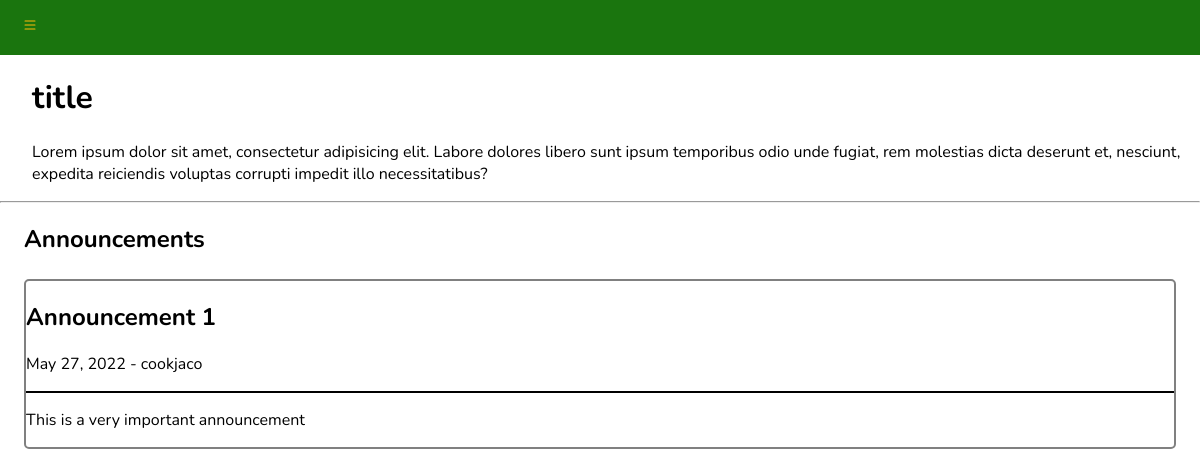
The page /student_portal/ on the database as committed earlier.
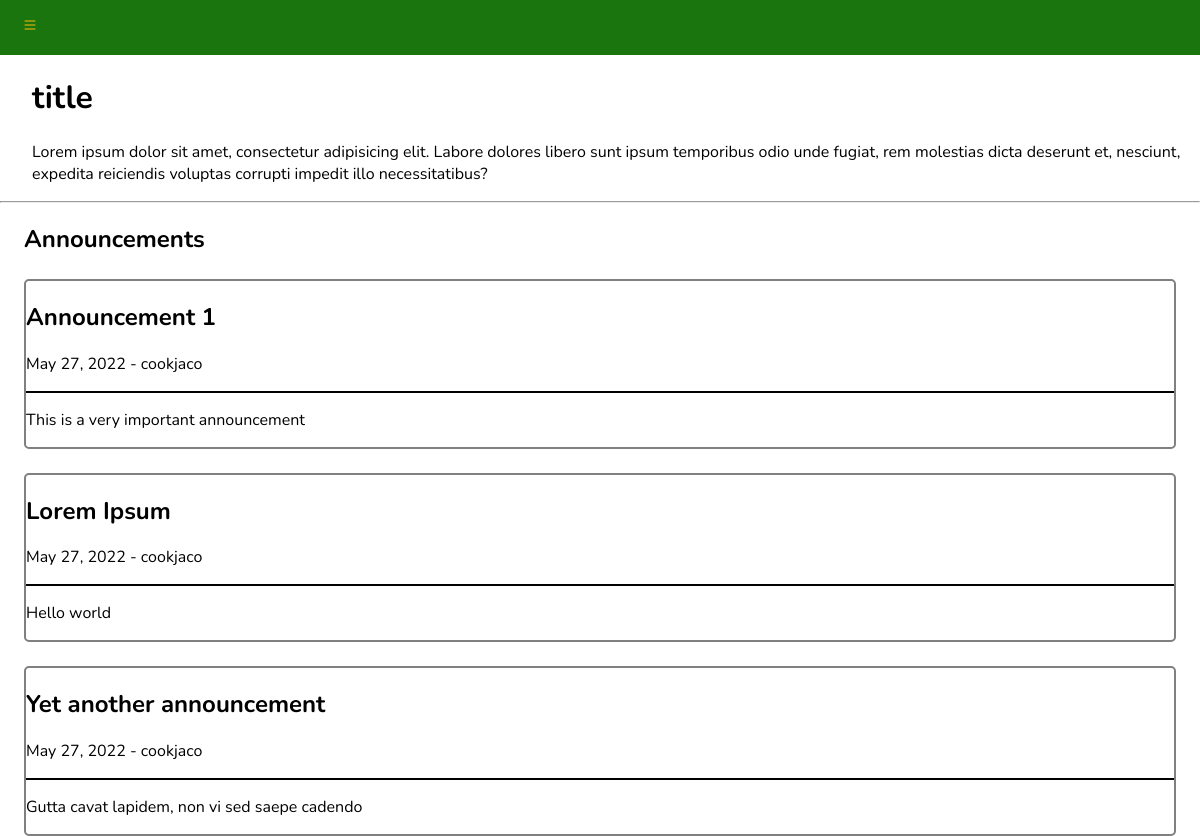
The same page on the database as committed later.
### student_portal/models.py (models this page shows)
class Announcement(models.Model):
  title = models.CharField(max_length=200)
  date = models.DateField(default=timezone.now)
  contents = models.CharField(max_length=2000)
  sender = models.ForeignKey(User, on_delete=models.CASCADE)
  class Meta:
    ordering = ["-date"]

### student_portal/views.py (the view)
# urls.py: path("", views.dashboard, name="dashboard"),
def dashboard(request):
  announcements = Announcement.objects.all()
  return render(request, "student_portal/dashboard.html", {"announcements": announcements})

### student_portal/templates/student_portal/dashboard.html (shortened to what this page needs)
{% extends 'base_2.html' %}
{% block content %}
<div class="flex-container">
  <div id="navbar">
    <div id="sidebar">
      <button onclick="expandNav()" id="menu-toggle">
      </button>
    </div>
  </div>
</div>
<div class="main-content">
    <h1>title</h1>
    <p>Lorem ipsum dolor sit amet, consectetur adipisicing elit. Labore dolores libero sunt ipsum temporibus odio unde fugiat, rem molestias dicta deserunt et, nesciunt, expedita reiciendis voluptas corrupti impedit illo necessitatibus?</p>
  </div>
<hr>
<div class="announcements-block">
  <h2>Announcements</h2>
  {% if not announcements %}
  <p>Any announcements will show up here</p>
  {% else %}
  {% for announcement in announcements %}
  <div class="announcement">
    <div class="announcement-header">
      <h2>{{announcement.title}}</h2>
      <p>{{announcement.date}} - {{announcement.sender}}</p>
    </div>
    <div class="announcement-body">
      <p>{{announcement.contents}}</p>
    </div>
  </div>
  {% endfor %}
  {% endif %}
</div>
{% endblock %}

### student_portal/templates/base_2.html (shortened to what this page needs)
{% load static %}
<!DOCTYPE html>
<html>
  <head>
    <link rel="stylesheet" href="{% static 'student_portal/student_styles.css' %}">
  </head>
  <body>
    {% block content %}
    {% endblock %}
  </body>
</html>

### student_portal/static/student_portal/student_styles.css (style rules this page uses)
* { font-family: 'Nunito', sans-serif; }
body { margin: 0; }
#navbar { margin: 0; background-color: #1a750e; padding: 1rem; }
#menu-toggle { background-color: #1a750e; border: none; cursor: pointer; }
.announcements-block { padding-left: 1.5rem; padding-right: 1.5rem; }
.announcement { border: 2.5px solid grey; border-radius: 5px; margin-top: 1.5rem; }
.announcement-header { border-bottom: 2.5px solid; }
.main-content { padding-left: 2rem; }

Rows that differ between the two databases and show on the page:
added Announcement: title "Lorem Ipsum", date "May 27, 2022", sender "cookjaco", contents "Hello world"
added Announcement: title "Yet another announcement", date "May 27, 2022", sender "cookjaco", contents "Gutta cavat lapidem, non vi sed saepe cadendo"
